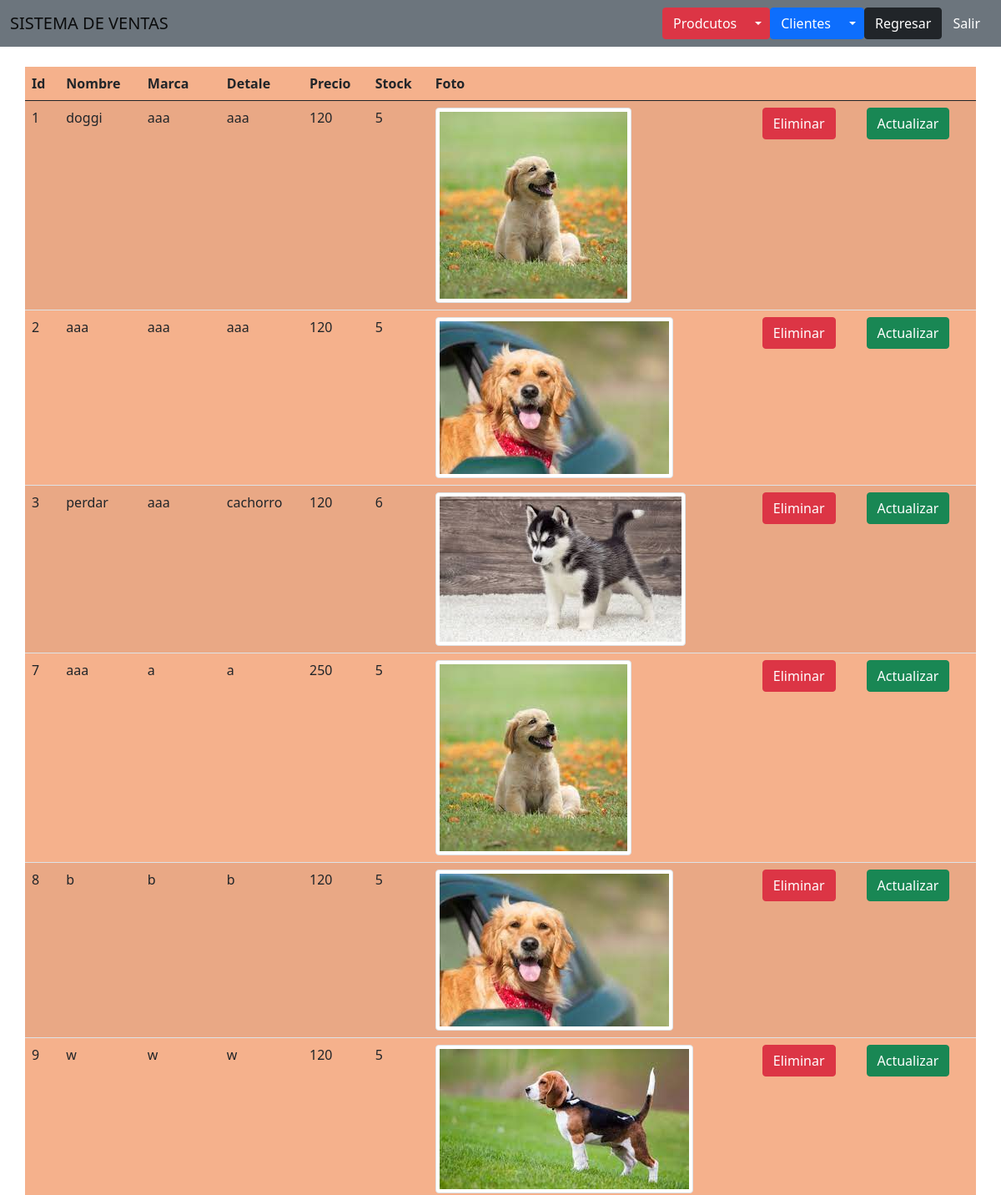
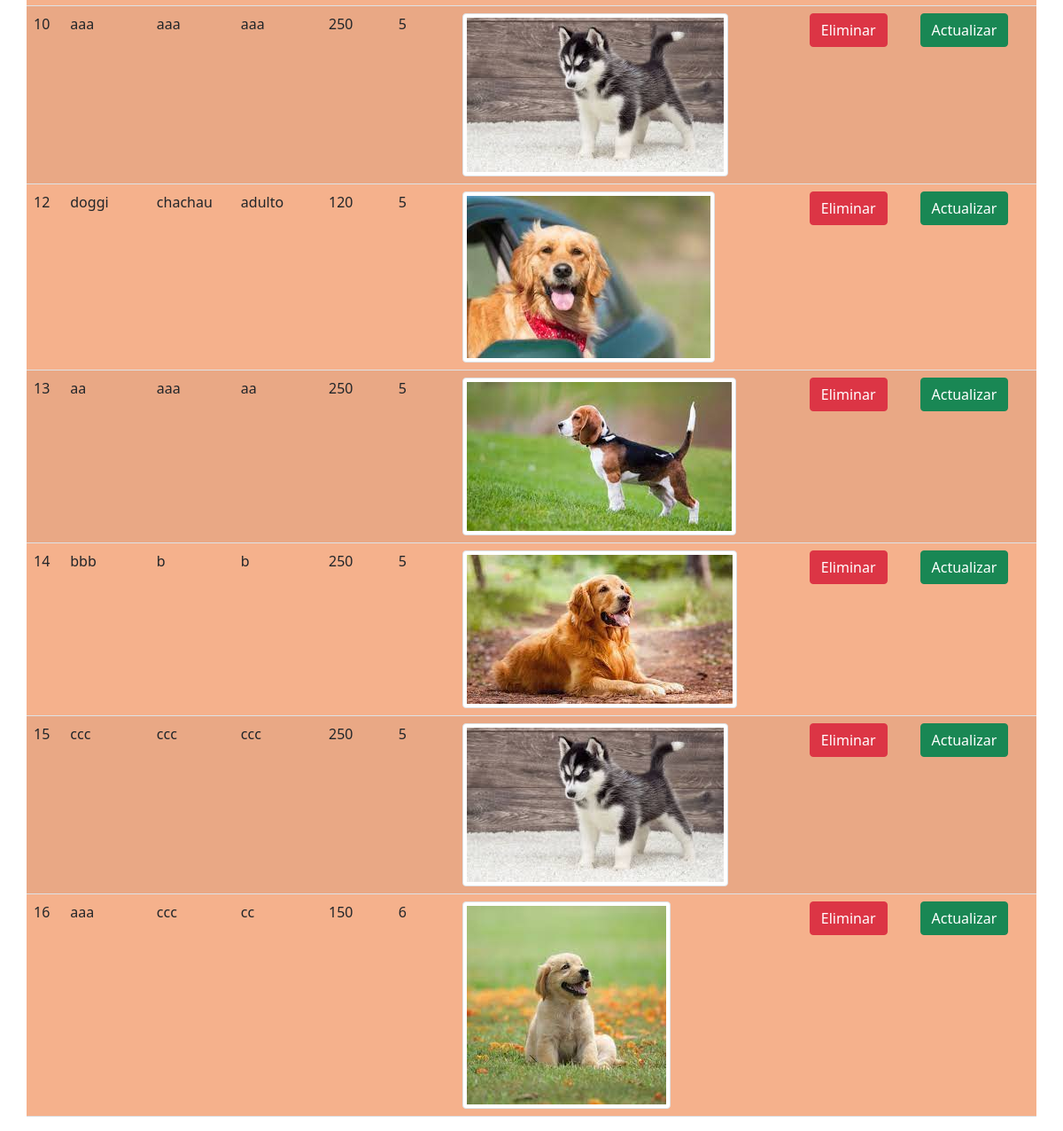
/tablaproductos.php, run on the app's committed database (2 pictures, top to bottom).
### tables this page shows
CREATE TABLE `productos` (
  `id` int(11) NOT NULL,
  `nombre` varchar(100) NOT NULL,
  `marca` varchar(100) NOT NULL,
  `detalle` varchar(100) NOT NULL,
  `precio` double DEFAULT NULL,
  `stock` int(11) DEFAULT NULL,
  `foto` varchar(200) DEFAULT NULL
);

### tablaproductos.php (the view, shortened to what this page needs)
<?php
include("Plantillas/Encabezado.php");
include("Admin/BDD/Conexion.php");
$sql = "select *from productos";
$result = $conn->query($sql);
?>
<div class="container">
    <div class="row">
        <table class="table table-striped table-inverse table-responsive" style="background-color: #f5b18c;">
            <thead class="thead-inverse">
                <tr>
                    <th>Id</th>
                    <th>Nombre</th>
                    <th>Marca</th>
                    <th>Detale</th>
                    <th>Precio</th>
                    <th>Stock</th>
                    <th>Foto</th>
                    <th></th>
                    <th></th>
                </tr>
            </thead>
            <tbody>
                <?php while ($r = $result->fetch_assoc()) { ?>
                    <tr>
                        <td><?php echo $r['id']; ?> </td>
                        <td><?php echo $r['nombre']; ?></td>
                        <td><?php echo $r['marca']; ?></td>
                        <td> <?php echo $r['detalle']; ?></td>
                        <td><?php echo $r['precio']; ?></td>
                        <td><?php echo $r['stock']; ?></td>
                        <td> <img class="img-thumbnail" src="img/Productos/<?php echo $r['foto']; ?>" alt=""></td>
                        <td>
                            <form action="crudproductos.php" method="POST">
                                <button type="submit" class="btn btn-danger" name="Enviar" value="Eliminar">Eliminar </button>
                            </form>
                        </td>
                        <td>
                            <form action="formularioproduc.php" method="POST">
                                <button type="submit" class="btn btn-success" name="Enviar" value="Actualizar">Actualizar </button>
                            </form>
                        </td>
                    </tr>
                <?php
                }
                ?>
            </tbody>
        </table>
    </div>
</div>

### data on the page
productos: id "1", nombre "doggi", marca "aaa", detalle "aaa", precio "120", stock "5", foto (picture)
productos: id "2", nombre "aaa", marca "aaa", detalle "aaa", precio "120", stock "5", foto (picture)
productos: id "3", nombre "perdar", marca "aaa", detalle "cachorro", precio "120", stock "6", foto (picture)
productos: id "7", nombre "aaa", marca "a", detalle "a", precio "250", stock "5", foto (picture)
productos: id "8", nombre "b", marca "b", detalle "b", precio "120", stock "5", foto (picture)
productos: id "9", nombre "w", marca "w", detalle "w", precio "120", stock "5", foto (picture)
productos: id "10", nombre "aaa", marca "aaa", detalle "aaa", precio "250", stock "5", foto (picture)
productos: id "12", nombre "doggi", marca "chachau", detalle "adulto", precio "120", stock "5", foto (picture)
productos: id "13", nombre "aa", marca "aaa", detalle "aa", precio "250", stock "5", foto (picture)
productos: id "14", nombre "bbb", marca "b", detalle "b", precio "250", stock "5", foto (picture)
productos: id "15", nombre "ccc", marca "ccc", detalle "ccc", precio "250", stock "5", foto (picture)
productos: id "16", nombre "aaa", marca "ccc", detalle "cc", precio "150", stock "6", foto (picture)
